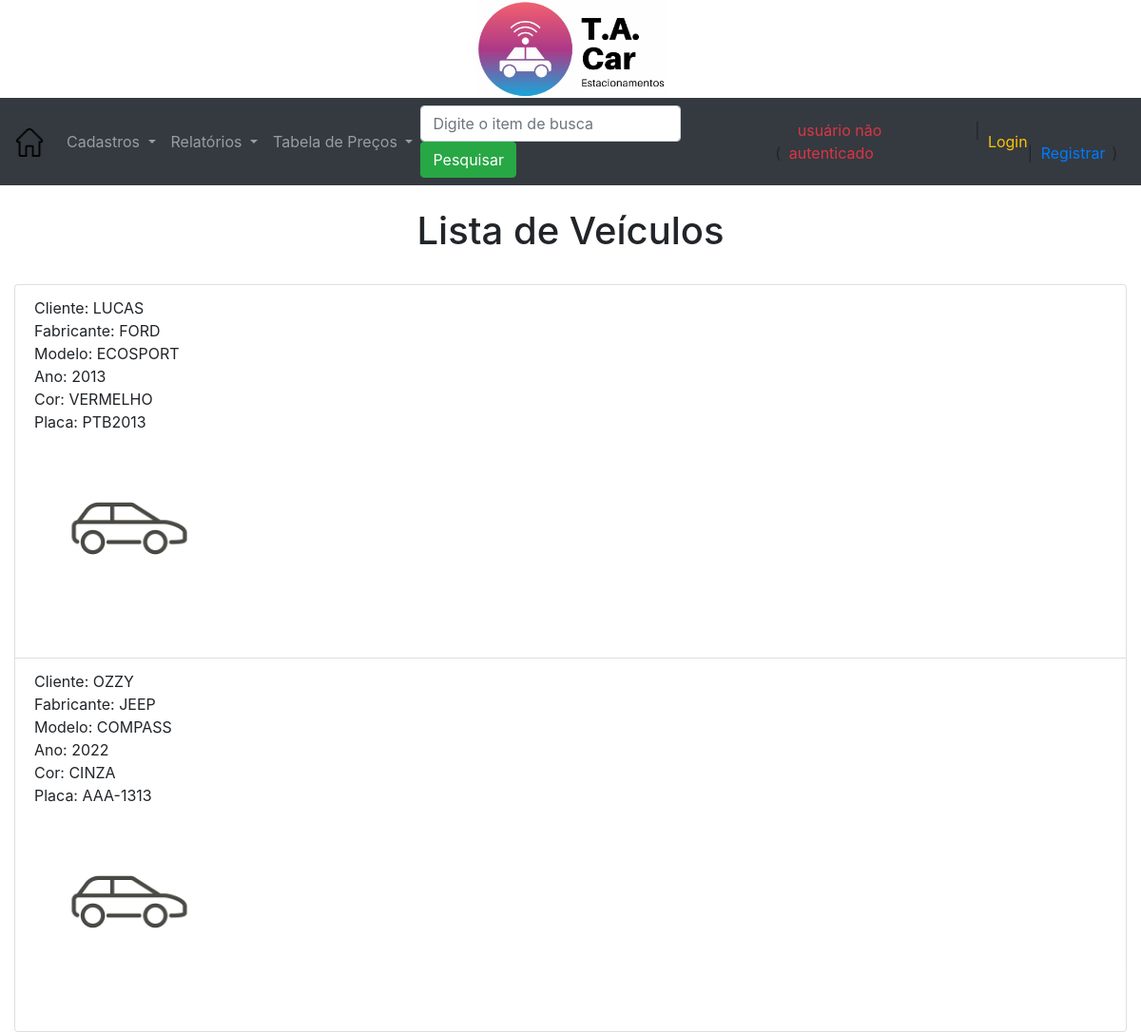
The page /lista_veiculos/ on the database its author committed.
### core/models.py (models this page shows, shortened)
class Veiculo(models.Model):
    id_cliente = models.ForeignKey(Cliente, on_delete=models.CASCADE, verbose_name="Cliente")
    id_fabricante = models.ForeignKey(Fabricante, on_delete=models.CASCADE, verbose_name="Fabricante")
    modelo = models.CharField(max_length=50)
    ano = models.IntegerField(default=2022, blank=True, null=True)
    cor = models.CharField(max_length=30, blank=True, null=True)
    placa = models.CharField(max_length=10)
    foto = models.ImageField(upload_to='fotos_veiculos', blank=True, null= True)
    class Meta:
        verbose_name_plural = 'Veículos'

class Cliente(models.Model):
    nome = models.CharField(max_length=50, verbose_name="Nome")
    endereco = models.CharField(max_length=100, blank=True, null=True, verbose_name="Endereço")
    complemento = models.CharField(max_length=100, blank=True, null=True, verbose_name="Complemento")
    bairro = models.CharField(max_length=100, blank=True, null=True, verbose_name="Bairro")
    cidade = models.CharField(max_length=100, blank=True, null=True, verbose_name="Cidade")
    cep = models.CharField(max_length=12, blank=True, null=True, verbose_name="CEP")
    email = models.EmailField()
    telefone = models.CharField(max_length=20, blank=True, null=True, verbose_name="Telefone")
    foto = models.ImageField(upload_to='fotos_clientes', blank=True, null=True)
    def __str__(self):
        return self.nome
    class Meta:
        verbose_name_plural = 'Clientes'

class Fabricante(models.Model):
    descricao = models.CharField(max_length=100, verbose_name="Descrição")
    def __str__(self):
        return self.descricao
    class Meta:
        verbose_name_plural = 'Fabricantes'

### core/views.py (the view)
# urls.py: path('lista_veiculos/', lista_veiculos, name='url_lista_veiculos'),
def lista_veiculos(request):
    dados = Veiculo.objects.all()
    if request.POST:
        if request.POST['pesquisa']:
            dados = Veiculo.objects.filter(placa=request.POST['pesquisa'])
    contexto = {'dados': dados}
    return render(request, 'core/lista_veiculos.html', contexto)

### core/templates/core/lista_veiculos.html
{% extends 'base.html' %}
{% load static %}
{% block main %}
    <h1><center> Lista de Veículos </center></h1><br>
    <ul class="list-group">
        {% for i in dados %}
        <li class="list-group-item">
            Cliente: {{ i.id_cliente }} <br>
            Fabricante: {{ i.id_fabricante }} <br>
            {% if i.modelo %}
                Modelo: {{ i.modelo }} <br>
            {% else %}
                Modelo: <br>
            {% endif %}
            {% if i.ano %}
                Ano: {{ i.ano }} <br>
            {% else %}
                Ano: <br>
            {% endif %}
            {% if i.cor%}
                Cor: {{ i.cor }} <br>
            {% else %}
                Cor: <br>
            {% endif %}
            Placa: {{ i.placa }} <br>
            {% if i.foto %}
                <img src = "{{ i.foto.url }}" width="200"> <br>
            {% else %}
                <img src = "{% static 'img/avatar_carro.jpg' %}" width="200"> <br> <br>
            {% endif %}
        </li>
        {% endfor %}
    </ul>
{% endblock %}

### rows shown on the page
Veiculo: id_cliente "LUCAS", id_fabricante "FORD", modelo "ECOSPORT", ano "2013", cor "VERMELHO", placa "PTB2013"
Veiculo: id_cliente "OZZY", id_fabricante "JEEP", modelo "COMPASS", ano "2022", cor "CINZA", placa "AAA-1313"
